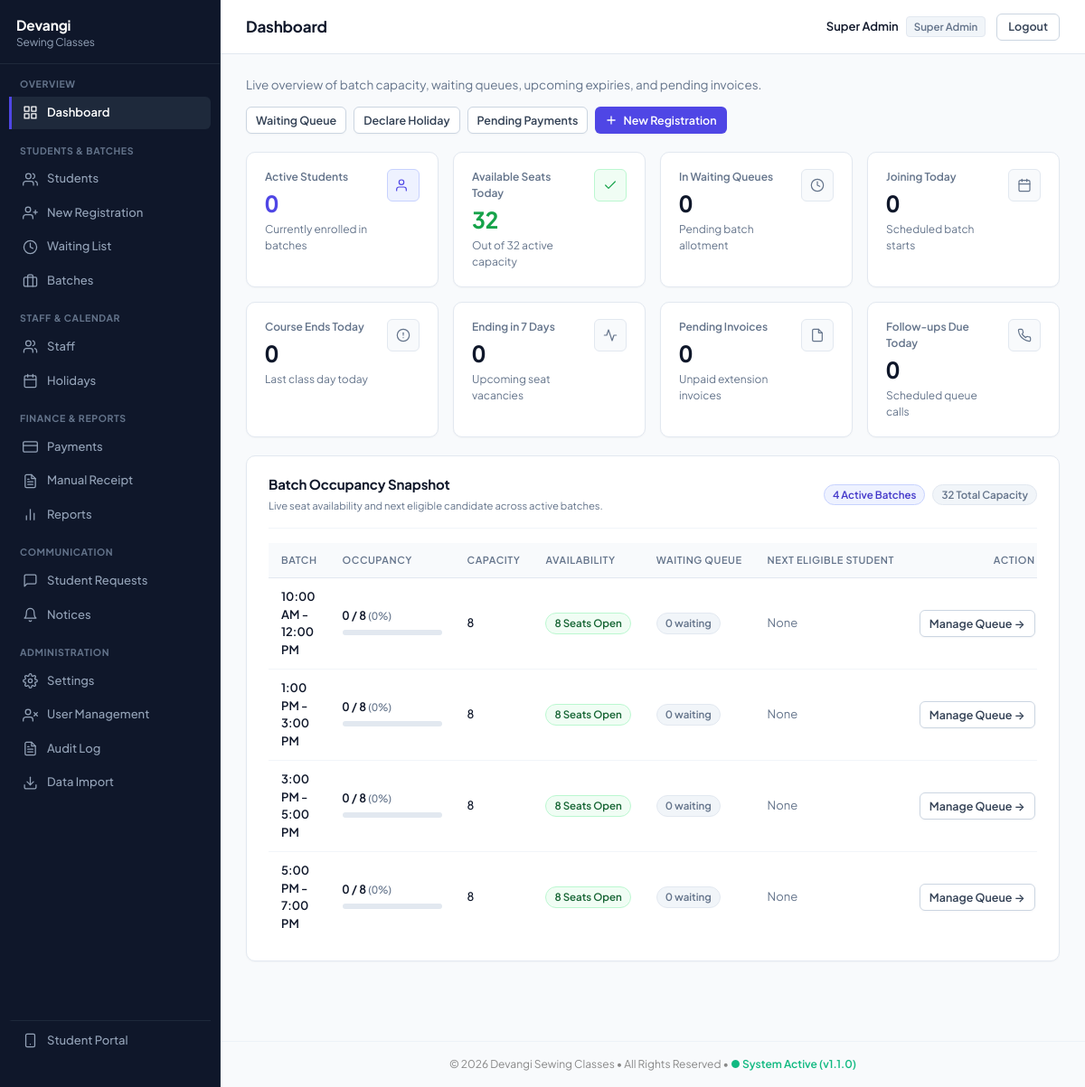
Page /public/dashboard.php (signed in) on the committed database.
### tables this page shows
CREATE TABLE IF NOT EXISTS batches (
    id INT UNSIGNED AUTO_INCREMENT PRIMARY KEY,
    name VARCHAR(50) NOT NULL,              
    batch_days VARCHAR(100) DEFAULT NULL,   
    start_time TIME NOT NULL,
    end_time TIME NOT NULL,
    capacity INT UNSIGNED NOT NULL DEFAULT 8,
    is_active TINYINT(1) NOT NULL DEFAULT 1,
    created_at DATETIME DEFAULT CURRENT_TIMESTAMP,
    updated_at DATETIME DEFAULT CURRENT_TIMESTAMP ON UPDATE CURRENT_TIMESTAMP
);

### includes/functions.php (called while the page is built, shortened)
<?php
require_once __DIR__ . '/components/kpi_card.php';
function e(?string $value): string
{
    return htmlspecialchars($value ?? '', ENT_QUOTES, 'UTF-8');
}
function url(string $path = ''): string
{
    $base = rtrim(defined('APP_URL') ? APP_URL : '/student-management', '/');
    $path = ltrim($path, '/');
    return $path ? "$base/$path" : $base;
}

### includes/auth.php (called while the page is built, shortened)
<?php
function current_role(): ?string
{
    return $_SESSION['user']['role_name'] ?? null;
}
function is_admin_or_above(): bool
{
    return in_array(current_role(), [ROLE_ADMIN, ROLE_SUPER_ADMIN], true);
}

### public/dashboard.php (the view, shortened to what this page needs)
<?php
require_once __DIR__ . '/../includes/auth.php';
require_once __DIR__ . '/../includes/functions.php';
$pdo = db();
$studentMetrics = $pdo->query("
    SELECT
        SUM(CASE WHEN status IN ('active','extended') THEN 1 ELSE 0 END) AS total_active,
        SUM(CASE WHEN status IN ('waiting_ready','waiting_future_date','waiting_date_not_confirmed') THEN 1 ELSE 0 END) AS total_waiting,
        SUM(CASE WHEN entry_date = CURDATE() THEN 1 ELSE 0 END) AS joining_today,
        SUM(CASE WHEN final_expiry_date = CURDATE() AND status IN ('active','extended') THEN 1 ELSE 0 END) AS ending_today,
        SUM(CASE WHEN final_expiry_date BETWEEN CURDATE() AND DATE_ADD(CURDATE(), INTERVAL 7 DAY) AND status IN ('active','extended') THEN 1 ELSE 0 END) AS ending_soon
    FROM students
")->fetch() ?: [];
$totalActive = (int)($studentMetrics['total_active'] ?? 0);
$totalWaiting = (int)($studentMetrics['total_waiting'] ?? 0);
$joiningToday = (int)($studentMetrics['joining_today'] ?? 0);
$endingToday = (int)($studentMetrics['ending_today'] ?? 0);
$endingSoon = (int)($studentMetrics['ending_soon'] ?? 0);
$totalCapacity = (int)$pdo->query("SELECT COALESCE(SUM(capacity),0) FROM batches WHERE is_active = 1")->fetchColumn();
$availableSeats = max(0, $totalCapacity - $totalActive);
$followUpsToday = (int)$pdo->query("SELECT COUNT(*) FROM call_logs WHERE follow_up_date = CURDATE()")->fetchColumn();
$pendingInvoices = (int)$pdo->query("SELECT COUNT(*) FROM invoices WHERE payment_status = 'pending'")->fetchColumn();
$batches = $pdo->query("SELECT * FROM batches WHERE is_active = 1 ORDER BY start_time")->fetchAll();
$batchesOverviewUrl = is_admin_or_above()
    ? url('public/batches.php')
    : url('public/reports.php?report=next_student_by_batch');
require_once __DIR__ . '/../includes/layout_header.php';
?>
<div class="page-header">
    <p class="page-header-subtitle">Live overview of batch capacity, waiting queues, upcoming expiries, and pending invoices.</p>
    <div class="action-group">
        <a href="<?= url('public/waiting_list.php') ?>" class="btn btn-sm btn-secondary">Waiting Queue</a>
        <?php if (is_admin_or_above()): ?>
        <a href="<?= url('public/holidays.php') ?>" class="btn btn-sm btn-secondary">Declare Holiday</a>
        <?php endif; ?>
        <a href="<?= url('public/reports.php?report=pending_payments') ?>" class="btn btn-sm btn-secondary">Pending Payments</a>
        <?php if (is_admin_or_above()): ?>
        <a href="<?= url('public/student_register.php') ?>" class="btn btn-sm">
            <svg width="14" height="14" viewBox="0 0 24 24" fill="none" stroke="currentColor" stroke-width="2.2" stroke-linecap="round" stroke-linejoin="round"><line x1="12" y1="5" x2="12" y2="19"/><line x1="5" y1="12" x2="19" y2="12"/></svg>
            <span>New Registration</span>
        </a>
        <?php endif; ?>
    </div>
</div>
<div class="grid grid-4" style="margin-bottom: 16px;">
    <a href="<?= url('public/students_list.php?status=active_students') ?>" class="kpi-link" title="View active students">
        <?= render_kpi_card(
            'Active Students',
            $totalActive,
            'Currently enrolled in batches',
            '<svg width="16" height="16" viewBox="0 0 24 24" fill="none" stroke="currentColor" stroke-width="1.8" stroke-linecap="round" stroke-linejoin="round"><path d="M17 21v-2a4 4 0 0 0-4-4H5a4 4 0 0 0-4 4v2"/><circle cx="9" cy="7" r="4"/></svg>',
            'primary'
        ) ?>
    </a>
    <a href="<?= e($batchesOverviewUrl) ?>" class="kpi-link" title="View batch capacities and open seats">
        <?= render_kpi_card(
            'Available Seats Today',
            $availableSeats,
            'Out of ' . $totalCapacity . ' active capacity',
            '<svg width="16" height="16" viewBox="0 0 24 24" fill="none" stroke="currentColor" stroke-width="1.8" stroke-linecap="round" stroke-linejoin="round"><polyline points="20 6 9 17 4 12"/></svg>',
            $availableSeats > 0 ? 'success' : 'default'
        ) ?>
    </a>
    <a href="<?= url('public/waiting_list.php') ?>" class="kpi-link" title="Open waiting queues">
        <?= render_kpi_card(
            'In Waiting Queues',
            $totalWaiting,
            'Pending batch allotment',
            '<svg width="16" height="16" viewBox="0 0 24 24" fill="none" stroke="currentColor" stroke-width="1.8" stroke-linecap="round" stroke-linejoin="round"><circle cx="12" cy="12" r="10"/><polyline points="12 6 12 12 16 14"/></svg>',
            $totalWaiting > 0 ? 'warning' : 'default'
        ) ?>
    </a>
    <a href="<?= url('public/students_list.php?status=active_students') ?>" class="kpi-link" title="View enrolled students">
        <?= render_kpi_card(
            'Joining Today',
            $joiningToday,
            'Scheduled batch starts',
            '<svg width="16" height="16" viewBox="0 0 24 24" fill="none" stroke="currentColor" stroke-width="1.8" stroke-linecap="round" stroke-linejoin="round"><rect x="3" y="4" width="18" height="18" rx="2" ry="2"/><line x1="16" y1="2" x2="16" y2="6"/><line x1="8" y1="2" x2="8" y2="6"/><line x1="3" y1="10" x2="21" y2="10"/></svg>'
        ) ?>
    </a>
</div>
<div class="grid grid-4" style="margin-bottom: 20px;">
    <a href="<?= url('public/reports.php?report=expiring_students&expiry_filter=today') ?>" class="kpi-link" title="View courses ending today">
        <?= render_kpi_card(
            'Course Ends Today',
            $endingToday,
            'Last class day today',
            '<svg width="16" height="16" viewBox="0 0 24 24" fill="none" stroke="currentColor" stroke-width="1.8" stroke-linecap="round" stroke-linejoin="round"><circle cx="12" cy="12" r="10"/><line x1="12" y1="8" x2="12" y2="12"/><line x1="12" y1="16" x2="12.01" y2="16"/></svg>',
            $endingToday > 0 ? 'warning' : 'default'
        ) ?>
    </a>
    <a href="<?= url('public/reports.php?report=expiring_students&expiry_filter=7_days') ?>" class="kpi-link" title="View courses ending in the next 7 days">
        <?= render_kpi_card(
            'Ending in 7 Days',
            $endingSoon,
            'Upcoming seat vacancies',
            '<svg width="16" height="16" viewBox="0 0 24 24" fill="none" stroke="currentColor" stroke-width="1.8" stroke-linecap="round" stroke-linejoin="round"><polyline points="22 12 18 12 15 21 9 3 6 12 2 12"/></svg>'
        ) ?>
    </a>
    <a href="<?= url('public/reports.php?report=extensions') ?>" class="kpi-link" title="View extension invoices">
        <?= render_kpi_card(
            'Pending Invoices',
            $pendingInvoices,
            'Unpaid extension invoices',
            '<svg width="16" height="16" viewBox="0 0 24 24" fill="none" stroke="currentColor" stroke-width="1.8" stroke-linecap="round" stroke-linejoin="round"><path d="M14 2H6a2 2 0 0 0-2 2v16a2 2 0 0 0 2 2h12a2 2 0 0 0 2-2V8z"/><polyline points="14 2 14 8 20 8"/></svg>',
            $pendingInvoices > 0 ? 'danger' : 'default'
        ) ?>
    </a>
    <a href="<?= url('public/waiting_list.php') ?>" class="kpi-link" title="Open queue call follow-ups">
        <?= render_kpi_card(
            'Follow-ups Due Today',
            $followUpsToday,
            'Scheduled queue calls',
            '<svg width="16" height="16" viewBox="0 0 24 24" fill="none" stroke="currentColor" stroke-width="1.8" stroke-linecap="round" stroke-linejoin="round"><path d="M22 16.92v3a2 2 0 0 1-2.18 2 19.79 19.79 0 0 1-8.63-3.07 19.5 19.5 0 0 1-6-6 19.79 19.79 0 0 1-3.07-8.67A2 2 0 0 1 4.11 2h3a2 2 0 0 1 2 1.72 12.84 12.84 0 0 0 .7 2.81 2 2 0 0 1-.45 2.11L8.09 9.91a16 16 0 0 0 6 6l1.27-1.27a2 2 0 0 1 2.11-.45 12.84 12.84 0 0 0 2.81.7A2 2 0 0 1 22 16.92z"/></svg>'
        ) ?>
    </a>
</div>
<div class="card">
    <div class="card-header-bar">
        <div>
            <h2>Batch Occupancy Snapshot</h2>
            <small class="muted">Live seat availability and next eligible candidate across active batches.</small>
        </div>
        <div class="action-group">
            <a href="<?= e($batchesOverviewUrl) ?>" class="badge badge-purple" title="Manage batches"><?= count($batches) ?> Active Batches</a>
            <a href="<?= e($batchesOverviewUrl) ?>" class="badge badge-gray" title="View total batch capacity"><?= $totalCapacity ?> Total Capacity</a>
        </div>
    </div>
    <div class="table-wrap">
        <table>
            <thead>
                <tr>
                    <th>Batch</th>
                    <th>Occupancy</th>
                    <th>Capacity</th>
                    <th>Availability</th>
                    <th>Waiting Queue</th>
                    <th>Next Eligible Student</th>
                    <th class="text-right">Action</th>
                </tr>
            </thead>
            <tbody>
                <?php foreach ($batches as $b):
                    $cap = (int)$b['capacity'];
                    $occ = (int)$b['active_count'];
                    $pct = $cap > 0 ? min(100, round(($occ / $cap) * 100)) : 0;
                    $batchStudentsUrl = url('public/students_list.php?status=active_students&batch_id=' . (int)$b['id']);
                    $batchQueueUrl = url('public/waiting_list.php?batch=' . (int)$b['id']);
                ?>
                <tr>
                    <td>
                        <a href="<?= e($batchStudentsUrl) ?>" class="dash-cell-link" title="View active students in <?= e($b['name']) ?>">
                            <?= e($b['name']) ?>
                        </a>
                    </td>
                    <td>
                        <a href="<?= e($batchStudentsUrl) ?>" style="display: inline-block; text-decoration: none;" title="View <?= $occ ?> enrolled student(s)">
                            <div style="font-weight: 600; color: var(--text); font-variant-numeric: tabular-nums;">
                                <?= $occ ?> / <?= $cap ?> <span class="muted" style="font-weight: 500; font-size: 11.5px;">(<?= $pct ?>%)</span>
                            </div>
                            <div class="dash-bar-bg">
                            </div>
                        </a>
                    </td>
                    <td style="font-variant-numeric: tabular-nums;">
                        <a href="<?= e($batchesOverviewUrl) ?>" class="dash-cell-link" style="font-weight: 500;" title="Manage batch capacity"><?= $cap ?></a>
                    </td>
                    <td>
                        <?php if ($b['available'] > 0): ?>
                            <a href="<?= e($batchQueueUrl) ?>" class="badge badge-green" title="Allot open seat from waiting queue"><?= (int)$b['available'] ?> Seats Open</a>
                        <?php else: ?>
                            <a href="<?= e($batchQueueUrl) ?>" class="badge badge-red" title="View batch queue">Full</a>
                        <?php endif; ?>
                    </td>
                    <td>
                        <a href="<?= e($batchQueueUrl) ?>" class="badge badge-gray" title="Open batch waiting list"><?= (int)$b['waiting_count'] ?> waiting</a>
                    </td>
                    <td>
                        <?php if ($b['next_student'] !== '-' && $b['next_student_id']): ?>
                            <a href="<?= url('public/student_profile.php?id=' . (int)$b['next_student_id']) ?>" class="dash-cell-link" title="Open student profile">
                                <?= e($b['next_student']) ?>
                            </a>
                        <?php else: ?>
                            <span class="muted">None</span>
                        <?php endif; ?>
                    </td>
                    <td class="text-right">
                        <a href="<?= e($batchQueueUrl) ?>" class="btn btn-sm btn-secondary">Manage Queue &rarr;</a>
                    </td>
                </tr>
                <?php endforeach; ?>
            </tbody>
        </table>
    </div>
</div>
<?php require_once __DIR__ . '/../includes/layout_footer.php'; ?>

### rows in the picture
batches: name "10:00 AM - 12:00 PM", occ "0", capacity "8", capacity "0", waiting_count "0"
batches: name "1:00 PM - 3:00 PM", occ "0", capacity "8", capacity "0", waiting_count "0"
batches: name "3:00 PM - 5:00 PM", occ "0", capacity "8", capacity "0", waiting_count "0"
batches: name "5:00 PM - 7:00 PM", occ "0", capacity "8", capacity "0", waiting_count "0"

### other values in the picture
$brandMain "Devangi"
$brandSub "Sewing Classes"
$pageTitle "Dashboard"
$user['name'] "Super Admin"
$user['role_display'] "Super Admin"
$label "Active Students Available Seats Today In Waiting Queues Joining Today Course Ends Today Ending in 7 Days Pending Invoices Follow-ups Due Today"
$value "0 32 0 0 0 0 0 0"
$subtext "Currently enrolled in batches Out of 32 active capacity Pending batch allotment Scheduled batch starts Last class day today Upcoming seat vacancies Unpaid extension invoices Scheduled queue calls"
count($batches) "4"
$totalCapacity "32"
get_setting('business_name', 'Devangi Sewing Classes') "Devangi Sewing Classes"
